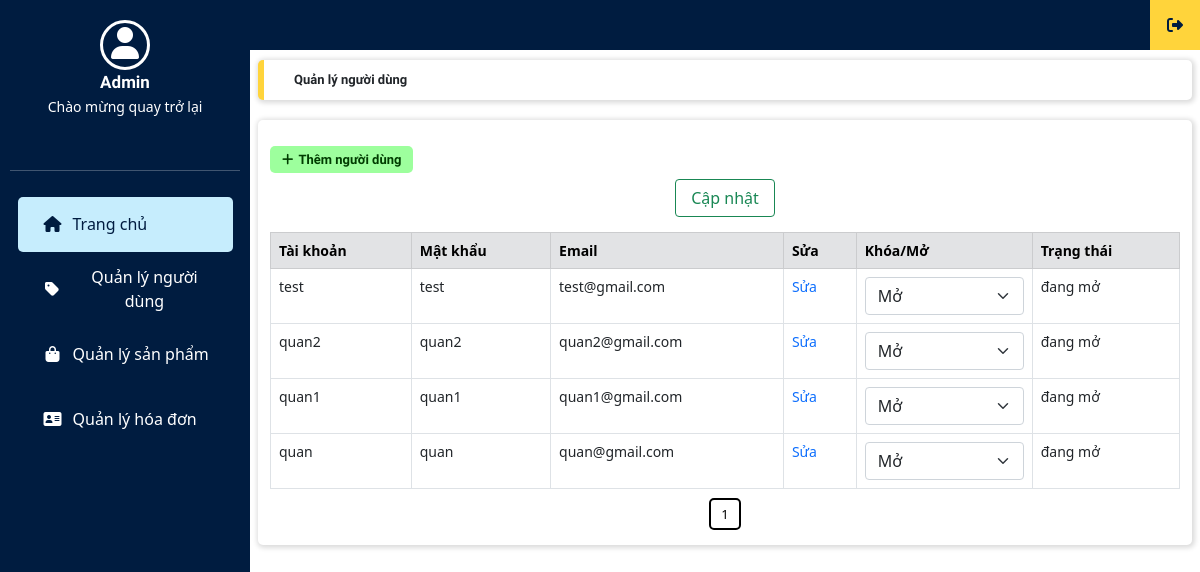
Page /quan_tri/index.php?thamso=nguoi_dung (signed in) on the earlier database version.
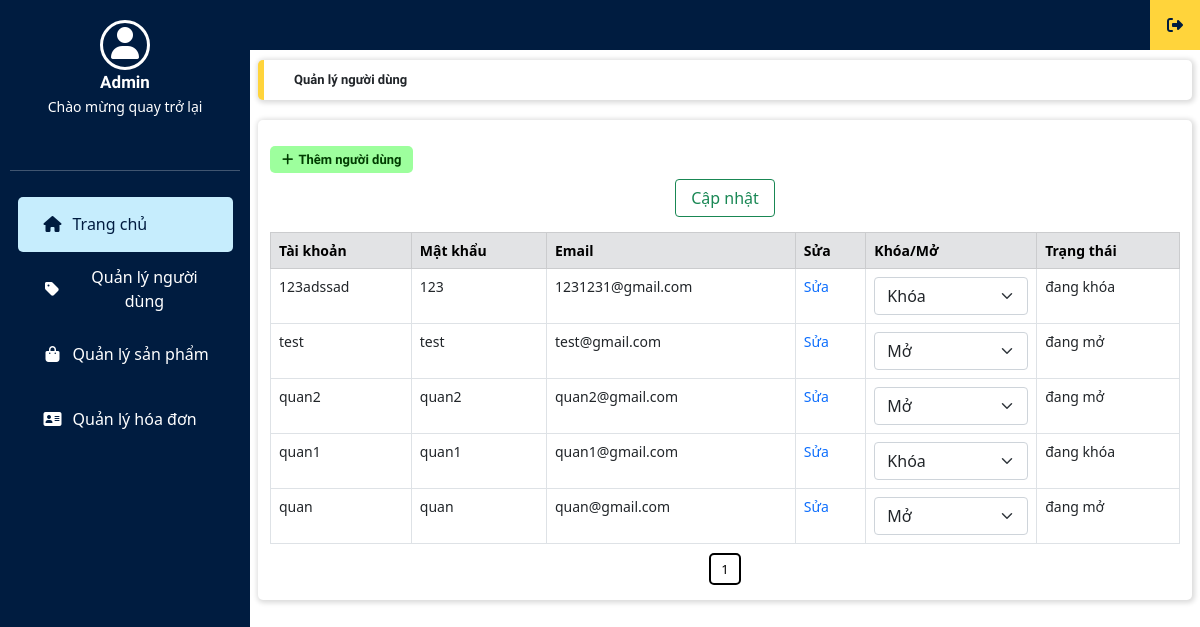
Same page on the later database version.
### tables this page shows
CREATE TABLE `nguoi_dung` (
  `nguoi_dung_id` int(11) NOT NULL,
  `tai_khoan` varchar(256) NOT NULL,
  `mat_khau` varchar(256) NOT NULL,
  `email` varchar(256) NOT NULL,
  `trang_thai` varchar(256) NOT NULL,
  `ho_ten` varchar(255) NOT NULL,
  `so_dien_thoai` varchar(10) NOT NULL,
  `dia_chi` mediumtext NOT NULL,
  `tinh_thanh` mediumtext NOT NULL,
  `quan_huyen` mediumtext NOT NULL
);

### quan_tri/chuc_nang/nguoi_dung/quan_ly_nguoi_dung.php (the view, shortened to what this page needs)
<?php
	$so_dong_tren_mot_trang=10;
	$tv="select count(*) from nguoi_dung";
	$conn = new mysqli("localhost", "root", "", "ban_hang");
	$tv_1 = mysqli_query($conn, $tv);
	$tv_2 = mysqli_fetch_array($tv_1);
	$so_trang=ceil($tv_2[0]/$so_dong_tren_mot_trang);
	$vtbd=($_GET['trang']-1)*$so_dong_tren_mot_trang;
	$tv="select * from nguoi_dung order by nguoi_dung_id desc limit $vtbd,$so_dong_tren_mot_trang";
	$tv_1 = mysqli_query($conn, $tv);
?>
<div class="content">
    <div class="row">
        <div class="title col-12 box_shadow">
            <b>Quản lý người dùng</b>
        </div>
    </div>
    <div class="row main_frame box_card box_shadow">
        <div class="element_btn">
            <div>
                <a href="?thamso=them_nguoi_dung" class="addnew_btn"><i class="fas fa-plus"></i>Thêm người dùng</a>
            </div>
        </div>
        <div class="table-responsive-lg">
            <table class="table table-bordered">
                <form action="" method="post">
                    <thead>
                        <tr class="table-secondary">
                            <th scope="col">Tài khoản</th>
                            <th scope="col">Mật khẩu</th>
                            <th scope="col">Email</th>
                            <th scope="col">Sửa</th>
                            <th scope="col">Khóa/Mở</th>
                            <th scope="col">Trạng thái</th>
                        </tr>
                    </thead>
                    <tbody>
                        <?php
                            while ($tv_2 = mysqli_fetch_array($tv_1)) {
                                $nguoi_dung_id = $tv_2['nguoi_dung_id'];
                                $tai_khoan = $tv_2['tai_khoan'];
                                $mat_khau = $tv_2['mat_khau'];
                                $email = $tv_2['email'];
                                $trang_thai = $tv_2['trang_thai'];
                                $link_sua="?thamso=sua_nguoi_dung&nguoi_dung_id=".$nguoi_dung_id;
                                $a_1=""; $a_2="";
                                if($trang_thai=="co") $a_2="selected";
                        ?>
                        <tr>
                            <td><?php echo $tai_khoan; ?></td>
                            <td><?php echo $mat_khau; ?></td>
                            <td><?php echo $email; ?></td>
                            <td><a href="<?php echo $link_sua; ?>">Sửa</a></td>
                            <td>
                            <select name="khoa_mo_<?php echo $nguoi_dung_id; ?>" class="form-select" id="floatingSelect" aria-label="Floating label select example">
                                <option value="">Mở</option>
                                <option value="co" <?php echo $a_2; ?>>Khóa</option>
                            </select>
                            </td>
                            <td><?php echo $trang_thai =="co" ? 'đang khóa' : 'đang mở'; ?></td>
                        </tr>
                        <?php
                            }
                        ?>
                    </tbody>
                    <div>
            <button type="submit" name="trang_thai" class="btn btn-outline-success"style="width:100px;">Cập nhật</button>
        </div>
                </form>
            </table>
        </div>
        <div class="category_paging">
            <?php
                for ($i = 1; $i <= $so_trang; $i++) {
                    $link_phan_trang = "?thamso=nguoi_dung&trang=".$i;
                    echo "<a href='$link_phan_trang' class='phan_trang'>";
                    echo $i;
                    echo "</a> ";
                }
            ?>
        </div>
    </div>
</div>

Differences in the rows shown:
added nguoi_dung: tai_khoan "123adssad", mat_khau "123", email "1231231@gmail.com", nguoi_dung_id "Khóa", trang_thai "đang khóa"
changed nguoi_dung "quan1": nguoi_dung_id "Mở" → "Khóa"; trang_thai "đang mở" → "đang khóa"
